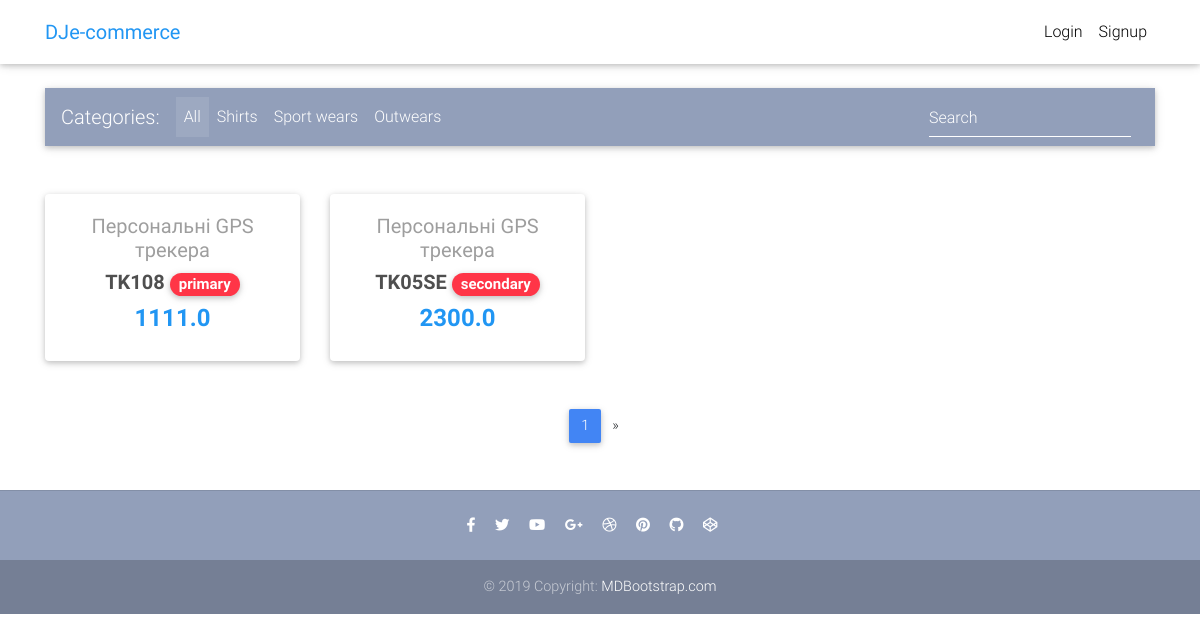
/, run on an earlier commit of the app's database.
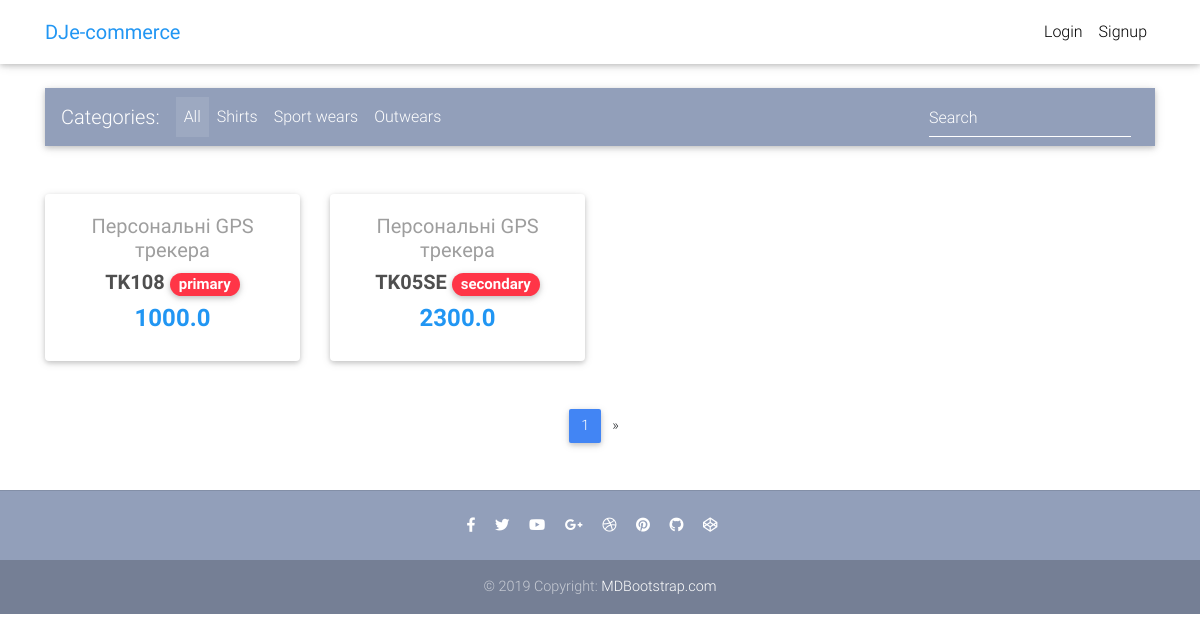
And on a later commit of the database.
### core/models.py (models this page shows, shortened)
class Item(models.Model):
    title = models.CharField(max_length=100)
    price = models.FloatField()
    discount_price = models.FloatField(blank=True, null=True)
    category = models.CharField(choices=CATEGORY_CHOICES, max_length=3)
    label = models.CharField(choices=LABEL_CHOICES, max_length=1)
    slug = models.SlugField()
    description = models.TextField()
    def get_absolute_url(self):
        return reverse("core:product", kwargs={
            'slug': self.slug
        })

### core/views.py (the view)
# urls.py: path('', HomeView.as_view(), name='home'),
class HomeView(ListView):
    model = Item
    paginate_by = 2
    template_name = "home.html"

### core/templates/home.html (shortened to what this page needs)
{% extends "base.html" %}
{% load static %}
{% block content %}
  <main>
    <div class="container">
      <nav class="navbar navbar-expand-lg navbar-dark mdb-color lighten-3 mt-3 mb-5">
        <span class="navbar-brand">Categories:</span>
        <div class="collapse navbar-collapse" id="basicExampleNav">
          <ul class="navbar-nav mr-auto">
            <li class="nav-item active">
              <a class="nav-link" href="#">All
              </a>
            </li>
            <li class="nav-item">
              <a class="nav-link" href="#">Shirts</a>
            </li>
            <li class="nav-item">
              <a class="nav-link" href="#">Sport wears</a>
            </li>
            <li class="nav-item">
              <a class="nav-link" href="#">Outwears</a>
            </li>
          </ul>
          <form class="form-inline">
            <div class="md-form my-0">
              <input class="form-control mr-sm-2" type="text" placeholder="Search" aria-label="Search">
            </div>
          </form>
        </div>
      </nav>
      <section class="text-center mb-4">
        <div class="row wow fadeIn">
          {%for item in object_list%}
          <div class="col-lg-3 col-md-6 mb-4">
            <div class="card">
              <div class="card-body text-center">
                <a href="" class="grey-text">
                  <h5>{{item.get_category_display}}</h5>
                </a>
                <h5>
                  <strong>
                    <a href="{{item.get_absolute_url}}" class="dark-grey-text">{{item.title}}
                      <span class="badge badge-pill danger-color">{{item.get_label_display}}</span>
                    </a>
                  </strong>
                </h5>
                <h4 class="font-weight-bold blue-text">
                  <strong>
                    {% if item.discount_price %}
                    {{item.discount_price}}
                    {% else %}
                    {{item.price}}
                    {% endif %}
                  </strong>
                </h4>
              </div>
            </div>
          </div>
          {%endfor%}
        </div>
    </section>
      {% if is_paginated %}
      <nav class="d-flex justify-content-center wow fadeIn">
        <ul class="pagination pg-blue">
          <li class="page-item active">
            <a class="page-link" href="?page={{ page_obj.number }}">{{ page_obj.number }}
            </a>
          </li>
          {% if page_obj.has_next %}
          <li class="page-item">
            <a class="page-link" href="?page={{ page_obj.next_page_number }}" aria-label="Next">
              <span aria-hidden="true">&raquo;</span>
            </a>
          </li>
          {% endif %}
        </ul>
      </nav>
      {% endif %}
    </div>
  </main>
{% endblock content %}

What changed in the data, as far as the page shows it:
changed Item "TK108": discount_price "1111.0" → "1000.0"
